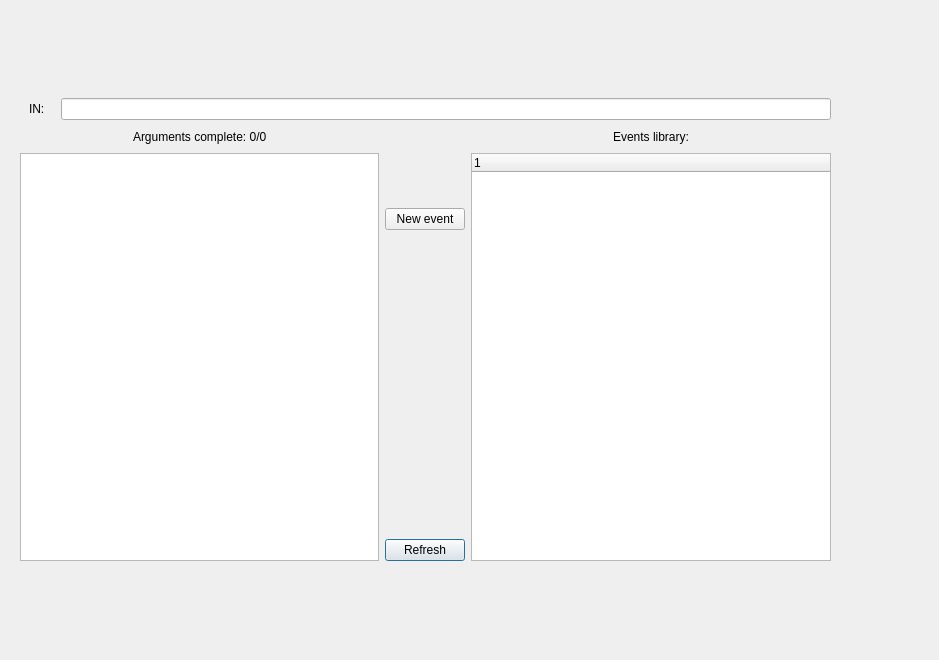
<?xml version="1.0" encoding="UTF-8"?>
<ui version="4.0">
 <class>Dialog</class>
 <widget class="QDialog" name="Dialog">
  <property name="geometry">
   <rect>
    <x>0</x>
    <y>0</y>
    <width>939</width>
    <height>660</height>
   </rect>
  </property>
  <property name="windowTitle">
   <string>Dialog</string>
  </property>
  <widget class="QWidget" name="gridLayoutWidget">
   <property name="geometry">
    <rect>
     <x>20</x>
     <y>70</y>
     <width>811</width>
     <height>491</height>
    </rect>
   </property>
   <layout class="QGridLayout" name="gridLayout">
    <item row="17" column="9">
     <widget class="QPushButton" name="pushButton">
      <property name="text">
       <string>Refresh</string>
      </property>
     </widget>
    </item>
    <item row="2" column="1" colspan="7" alignment="Qt::AlignHCenter">
     <widget class="QLabel" name="label_2">
      <property name="text">
       <string>Arguments complete: 0/0</string>
      </property>
     </widget>
    </item>
    <item row="2" column="11" colspan="7" alignment="Qt::AlignHCenter">
     <widget class="QLabel" name="label_3">
      <property name="text">
       <string>Events library:</string>
      </property>
     </widget>
    </item>
    <item row="3" column="10" rowspan="15" colspan="9">
     <widget class="QTreeWidget" name="treeWidget_2">
      <column>
       <property name="text">
        <string notr="true">1</string>
       </property>
      </column>
     </widget>
    </item>
    <item row="3" column="0" rowspan="15" colspan="9">
     <widget class="QListWidget" name="listWidget"/>
    </item>
    <item row="5" column="9">
     <widget class="QPushButton" name="pushButton_2">
      <property name="text">
       <string>New event</string>
      </property>
     </widget>
    </item>
    <item row="0" column="0">
     <widget class="QLabel" name="label">
      <property name="text">
       <string/>
      </property>
     </widget>
    </item>
    <item row="1" column="0" alignment="Qt::AlignHCenter">
     <widget class="QLabel" name="label_4">
      <property name="text">
       <string>IN:</string>
      </property>
     </widget>
    </item>
    <item row="1" column="1" colspan="18">
     <widget class="QLineEdit" name="lineEdit"/>
    </item>
   </layout>
  </widget>
 </widget>
 <resources/>
 <connections/>
</ui>
